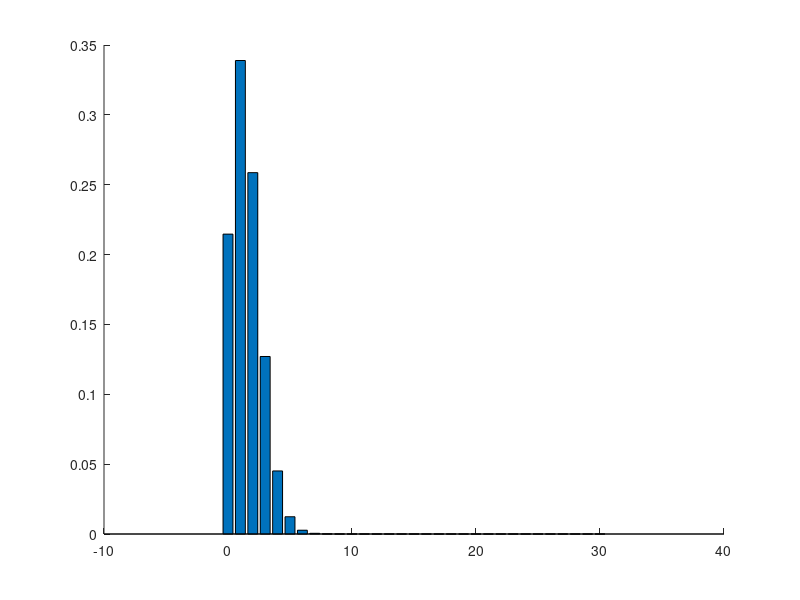
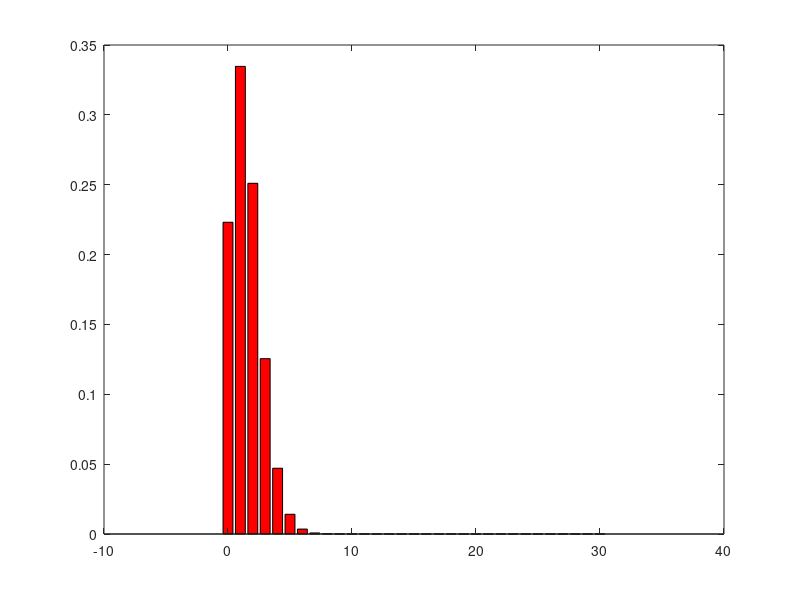
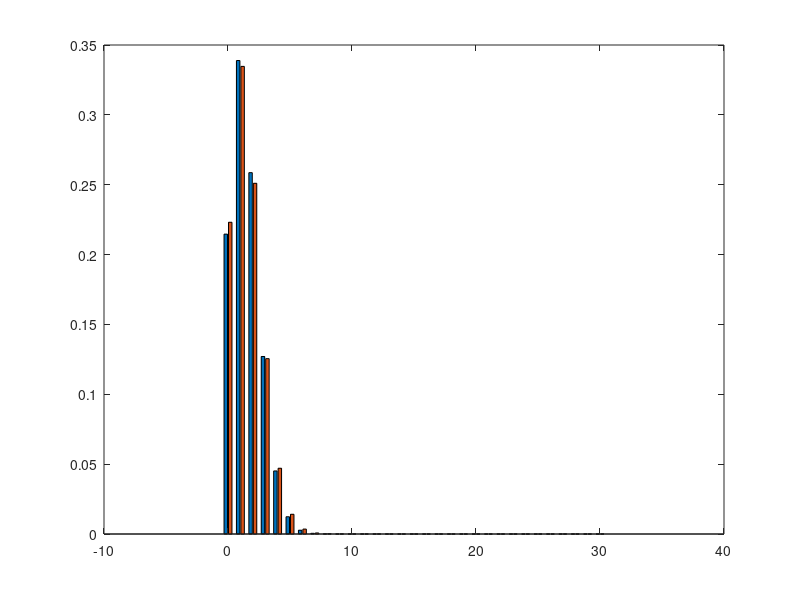

The MATLAB source for these figures, in order:
clc
clear all
close all

n = 30;
p = 0.05;
k = 0 : n;

y = pdf('bino', k, n, p)
figure(1)
hold on
bar(k, y)

lambda = n * p;
z = pdf('poiss', k, lambda);
figure(2)
bar(k, z, 'r');

figure(3)
bar(k, [y' z'])